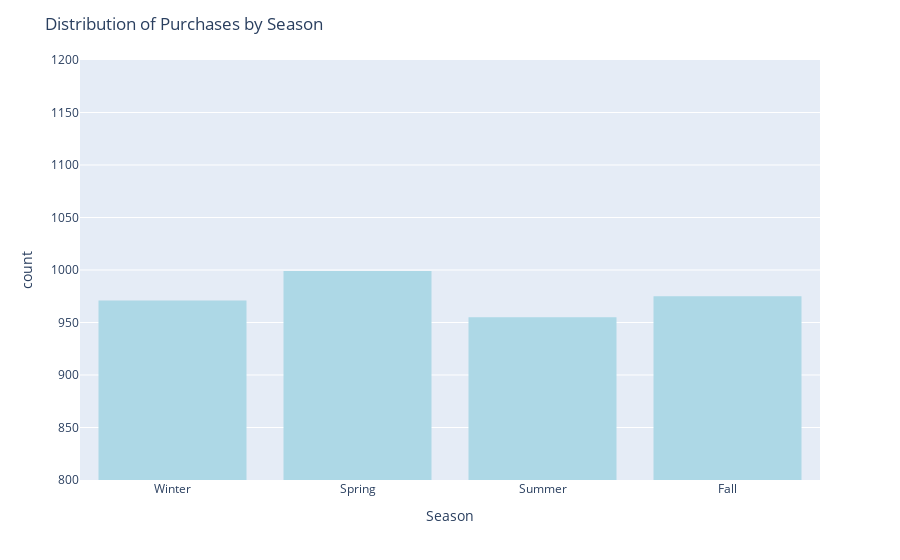

Source (notebook cell):
### Code cell
fig = px.histogram(shop , x = 'Season' , range_y= [800 , 1200], color_discrete_sequence=['#ADD8E6'])
fig.update_layout(title='Distribution of Purchases by Season')
fig.show()

### Figure 1 — Plotly figure (JSON) as saved in the notebook; plotly's stock layout.template omitted (floating-point values rounded to 4 significant figures; data arrays with more than 128 entries replaced by an {"elided": "..."} marker saying what was removed)
{"data": [{"alignmentgroup": "True", "bingroup": "x", "hovertemplate": "Season=%{x}<br>count=%{y}<extra></extra>", "legendgroup": "", "marker": {"color": "#ADD8E6", "pattern": {"shape": ""}}, "name": "", "offsetgroup": "", "orientation": "v", "showlegend": false, "type": "histogram", "x": {"elided": "3900 str values"}, "xaxis": "x", "yaxis": "y"}], "layout": {"barmode": "relative", "legend": {"tracegroupgap": 0}, "margin": {"t": 60}, "title": {"text": "Distribution of Purchases by Season"}, "xaxis": {"anchor": "y", "domain": [0, 1], "title": {"text": "Season"}}, "yaxis": {"anchor": "x", "domain": [0, 1], "range": [800, 1200], "title": {"text": "count"}}}}
